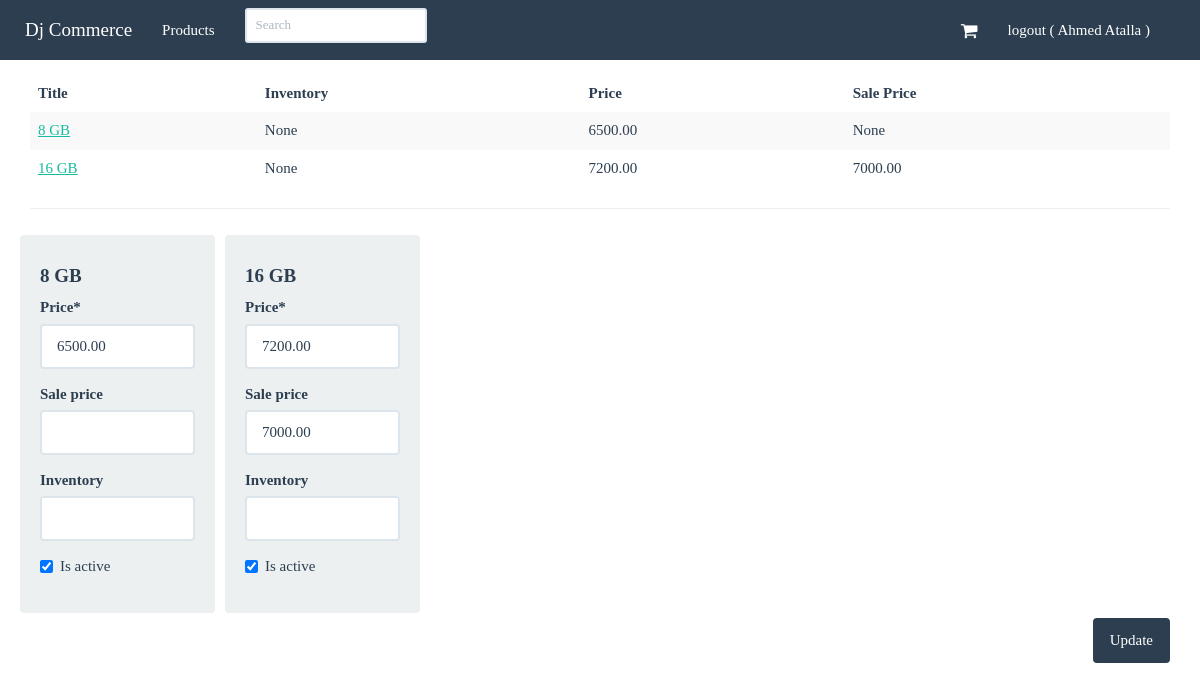
Screenshot of /products/1/inventory (signed in) with the database file from the repository.
### products/models.py (models this page shows, shortened)
class Variation(models.Model):
    product = models.ForeignKey(Product)
    title = models.CharField(max_length=150)
    price = models.DecimalField(decimal_places=2, max_digits=20)
    sale_price = models.DecimalField(decimal_places=2, max_digits=20, null=True, blank=True)
    is_active = models.BooleanField(default=True)
    inventory = models.IntegerField(null=True, blank=True)
    def get_absolute_url(self):
        return self.product.get_absolute_url()

### products/views.py (the view, shortened to what this page needs)
# urls.py: url(r'^(?P<pk>\d+)/inventory$', VariationListView.as_view(), name="product_inventory"),
class VariationListView(StaffRequiredMixin, ListView):
    model = Variation
    context_object_name = 'variation_list'
    template_name = 'products/variation_list.html'
    def get_context_data(self, *args, **kwargs):
        context = super(VariationListView, self).get_context_data(*args, **kwargs)
        context['formset'] = VariationInventoryFormSet(queryset=self.get_queryset())
        return context
    def get_queryset(self, *args, **kwargs):
        product_pk = self.kwargs.get('pk')
        if product_pk:
            product = get_object_or_404(Product, pk=product_pk)
            qs = Variation.objects.filter(product=product)
        return qs

### products/mixins.py (called while the page is built)
    @method_decorator(login_required)
    def dispatch(self, request, *args, **kwargs):
        if not request.user.is_staff:
            messages.error(request, 'This page for staff member only!')
            return redirect(settings.LOGIN_URL)
        return super(StaffRequiredMixin, self).dispatch(request, *args, **kwargs)

### products/models.py (called while the page is built)
    def all(self):
        return self.get_queryset().filter(is_active=True)

    def get_absolute_url(self):
        return reverse('product_detail', kwargs={'pk': self.pk})

### templates/products/variation_list.html (shortened to what this page needs)
{% extends 'layout.html' %}
{% load crispy_forms_tags %}
{% block content %}
  {% if variation_list %}
  <table class="table table-striped table-hover">
    <thead>
      <tr>
        <th>Title</th>
        <th>Inventory</th>
        <th>Price</th>
        <th>Sale Price</th>
      </tr>
    </thead>
    <tbody>
      {% for variation in variation_list%}
        <tr>
          <td><a href="{{ variation.get_absolute_url }}">{{variation.title}}</a></td>
          <td>{{variation.inventory}}</td>
          <td>{{variation.price}}</td>
          <td>{{variation.sale_price}}</td>
        </tr>
      {% endfor %}
    </tbody>
  </table>
  <hr>
  <form action="" method="POST">
      <div class="row">
    {% for form in formset %}
    <div class="col-sm-2 box well">
      <h4><strong>{{form.instance.title}}</strong></h4>
      {{form |crispy}}
    </div>
    {% endfor %}
    </div>
    <input class="btn btn-primary pull-right" type="submit" value="Update">
  </form>
  {% else %}
    <h2>No Variation found</h2>
  {% endif %}
{% endblock %}

### templates/layout.html (shortened to what this page needs)
{% load staticfiles %}
{% load crispy_forms_tags %}
<!DOCTYPE html>
<html lang="en">
<head>
  {% block head %}
  <link rel="stylesheet" href="{% static 'lib/bootstrap/dist/css/bootstrap-flatly.css' %}">
  <link rel="stylesheet" href="{% static 'lib/font-awesome/css/font-awesome.min.css' %}">
  <link rel="stylesheet" href="{% static 'css/main.css' %}">
  {% endblock %}
</head>
<body>
  <nav id="nav-bar" class="navbar navbar-default navbar-fixed-top">
    <div class="navbar-header">
      <a class="navbar-brand" href="{% url 'home_page' %}">Dj Commerce</a>
    </div>
    <ul class="nav navbar-nav navbar-left">
       <li><a href="{% url 'product_list' %}">Products</a></li>
        <li class="navbar-form">
            <form action="{% url 'product_list' %}" method="GET">
                <div class="form-group input-group-sm">
                  <input type="text" value="{{search}}" class="form-control input-sm" name="search" placeholder="Search">
                </div>
            </form>
        </li>
    </ul>
    <div id="navbar" class="navbar-collapse collapse">
    <ul class="nav navbar-nav navbar-right">
        <li><a href="{% url 'cart' %}">
            <i id="fa-navbar-cart" class="fa fa-shopping-cart"></i>
        </a></li>
        {% if user.is_authenticated %}
          <li><a href="{% url 'logout' %}">logout ( {{user.get_full_name}} )</a></li>
        {% else %}
          <li><a href="{% url 'login' %}" >Login</a></li>
          <li><a href="{% url 'register' %}" >Register</a></li>
        {% endif %}
    </ul>
    </div>
  </nav>
  <div class="container" id="main-container" >
    {% block content %}
    {% endblock %}
  </div>
</body>
</html>

### static/css/main.css (style rules this page uses)
body, h1,h2,h3,h4,h5,h6 { font-family: Montserrat !important; }
#nav-bar { padding: 0 50px 0 10px; }
#main-container { margin-top: 75px; }
#fa-navbar-cart { font-size: 18px; vertical-align: middle; }
.box { margin: 5px; }

### rows the page displays
Variation: title "8 GB", inventory "None", price "6500.00", sale_price "None", instance "8 GB"
Variation: title "16 GB", inventory "None", price "7200.00", sale_price "7000.00", instance "16 GB"

### other values shown
{{ user.get_full_name }} "Ahmed Atalla"
